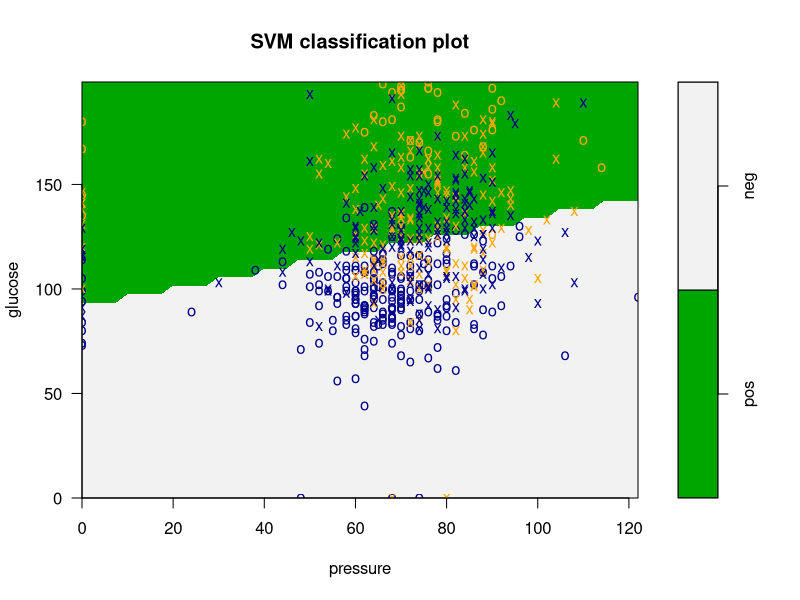
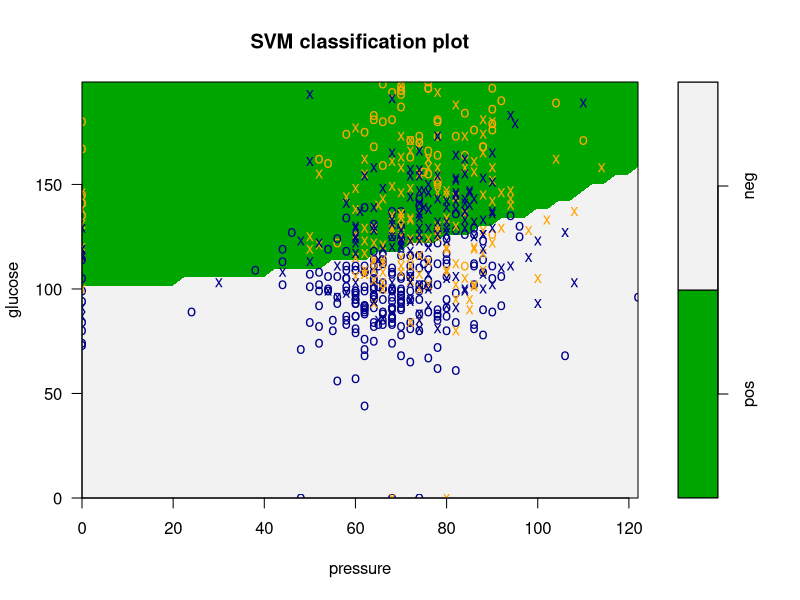
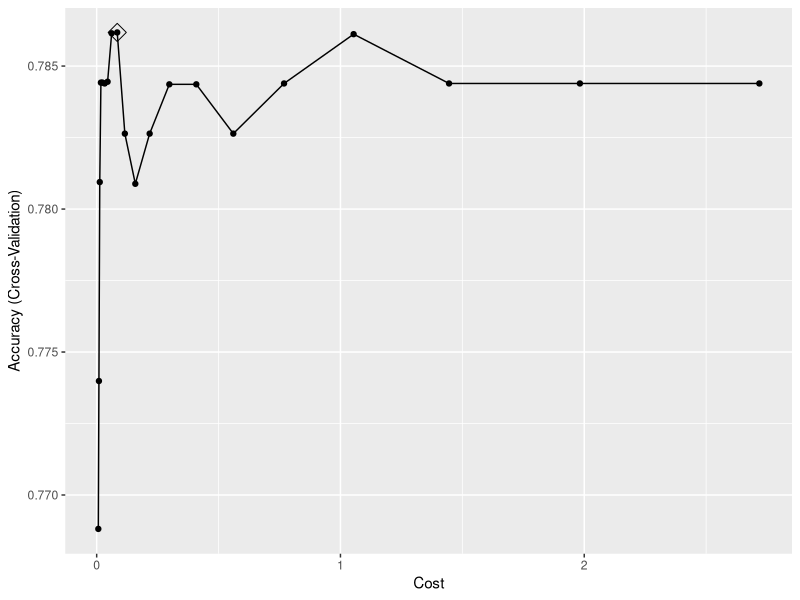

Reproduce these figures in R, in order. (Note: this script raises an error after producing the figures.)
## ---- chunk 1
knitr::opts_chunk$set(echo = TRUE)
## ---- chunk 2
library(mlbench)
library(caret)
library(e1071) # has function called tune.svm and svm function. `train` function in caret is more flexible
## ---- chunk 3
data(PimaIndiansDiabetes)
dat <- PimaIndiansDiabetes
dat$diabetes <- factor(dat$diabetes, c("pos", "neg"))

set.seed(1)
rowTrain <- createDataPartition(y = dat$diabetes,
                                p = 0.75,
                                list = FALSE)
## ---- chunk 4
set.seed(1)
linear.tune <- tune.svm(diabetes~., 
                        data = dat[rowTrain,], 
                        kernel = "linear",
                        cost = exp(seq(-5,1,len = 20))) # cost is the tuning parameter. Has to be non-negative

# by defaut it does 10 fold cross-validation

summary(linear.tune)

best.linear <- linear.tune$best.model
summary(best.linear)

# C classification meaning we are using the tuning with cost. There's anohter called Nu classification. 
# they are mostly equivalent.

pred.linear <- predict(best.linear, newdata = dat[-rowTrain,])

confusionMatrix(data = pred.linear, 
                reference = dat$diabetes[-rowTrain])

plot(best.linear, dat[rowTrain,], glucose ~ pressure, # the decision boundary. which two variables we are plotting. 
     # so in this case we plot glucose and pressure. We need to fix the other six predictors at a constant value. 
     # That's what we pass in the slice argument.
     slice = list(pregnant = 5, triceps = 20,
                  insulin = 20, mass = 25,
                  pedigree = 1, age = 50),
                  symbolPalette = c("orange","darkblue"),
                  color.palette = terrain.colors)

# In the plot, the x = are the support vectors. o = not support vectors. The background shows the decision boundary. 
## ---- chunk 5
set.seed(1)
radial.tune <- tune.svm(diabetes~., 
                        data = dat[rowTrain,], 
                        kernel = "radial", 
                        cost = exp(seq(-4,5,len = 10)),
                        gamma = exp(seq(-8,-3,len = 5))) # controns the bandwith of the kernel function 

summary(radial.tune)


best.radial <- radial.tune$best.model
summary(best.radial)

pred.radial <- predict(best.radial, newdata = dat[-rowTrain,])

confusionMatrix(data = pred.radial, 
                reference = dat$diabetes[-rowTrain])

plot(best.radial, dat[rowTrain,], glucose~pressure,
     slice = list(pregnant = 5, triceps = 20,
                  insulin = 20, mass = 25,
                  pedigree = 1, age = 40),
     symbolPalette = c("orange","darkblue"),
     color.palette = terrain.colors)


## ---- chunk 6
ctrl <- trainControl(method = "cv")

set.seed(1)
svml.fit <- train(diabetes~., 
                  data = dat[rowTrain,], 
                  method = "svmLinear2", # This uses the svm function in e1071 package. 
                  # you can specify svmlinear and then change cost to C. This is from a different package. Not e1071
                  preProcess = c("center", "scale"), # This is done by default in svm function. 
                  tuneGrid = data.frame(cost = exp(seq(-5,1,len=20))),
                  trControl = ctrl)

# In SVM we don't get probabilities so we just use accuracy. 

ggplot(svml.fit, highlight = TRUE)
## ---- chunk 7
svmr.grid <- expand.grid(C = exp(seq(-4,5,len=10)),
                         sigma = exp(seq(-8,-3,len=5))) # This sigma is the same as gamma in the svm function
set.seed(1)             
svmr.fit <- train(diabetes~., dat, 
                  subset = rowTrain,
                  method = "svmRadial", 
                  preProcess = c("center", "scale"),
                  tuneGrid = svmr.grid,
                  trControl = ctrl)

ggplot(svmr.fit, highlight = TRUE)
## ---- chunk 8
resamp <- resamples(list(svmr = svmr.fit, svml = svml.fit))
bwplot(resamp)
## ---- chunk 9
pred.svml <- predict(svml.fit, newdata = dat[-rowTrain,])
pred.svmr <- predict(svmr.fit, newdata = dat[-rowTrain,])

confusionMatrix(data = pred.svml, 
                reference = dat$diabetes[-rowTrain])

confusionMatrix(data = pred.svmr, 
                reference = dat$diabetes[-rowTrain])
